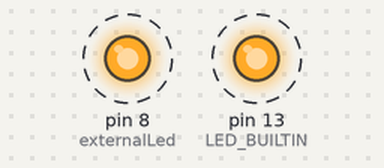
Bench run of a sketch on a simulated Arduino Uno, built with avr-gcc and run on an emulated ATmega328P. Parts: output pins drawn as LEDs (lit = HIGH). Dashed ring = blinking. What the sketch prints to the serial monitor is not drawn.

Above: at 0.5 s.
Timing chart, 0 to 4.6 s (numbered marks = the images above):
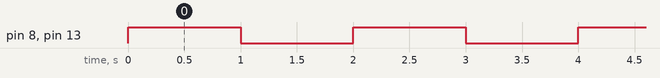

The sketch:

03_blink_print.ino
```cpp
const int externalLed = 8;

void setup() {
  pinMode(LED_BUILTIN, OUTPUT);
  pinMode(externalLed, OUTPUT);
  Serial.begin(9600);
}

void loop() {
  digitalWrite(LED_BUILTIN, HIGH);
  digitalWrite(externalLed, HIGH);
  Serial.println("Hello, world! LEDs are ON");
  delay(1000);

  digitalWrite(LED_BUILTIN, LOW);
  digitalWrite(externalLed, LOW);
  Serial.println("Hello, world! LEDs are OFF");
  delay(1000);
}
```

Measured:
- by itself, pin 8 (externalLed), pin 13 (LED_BUILTIN): alternates HIGH for 1.0 s and LOW for 1.0 s
